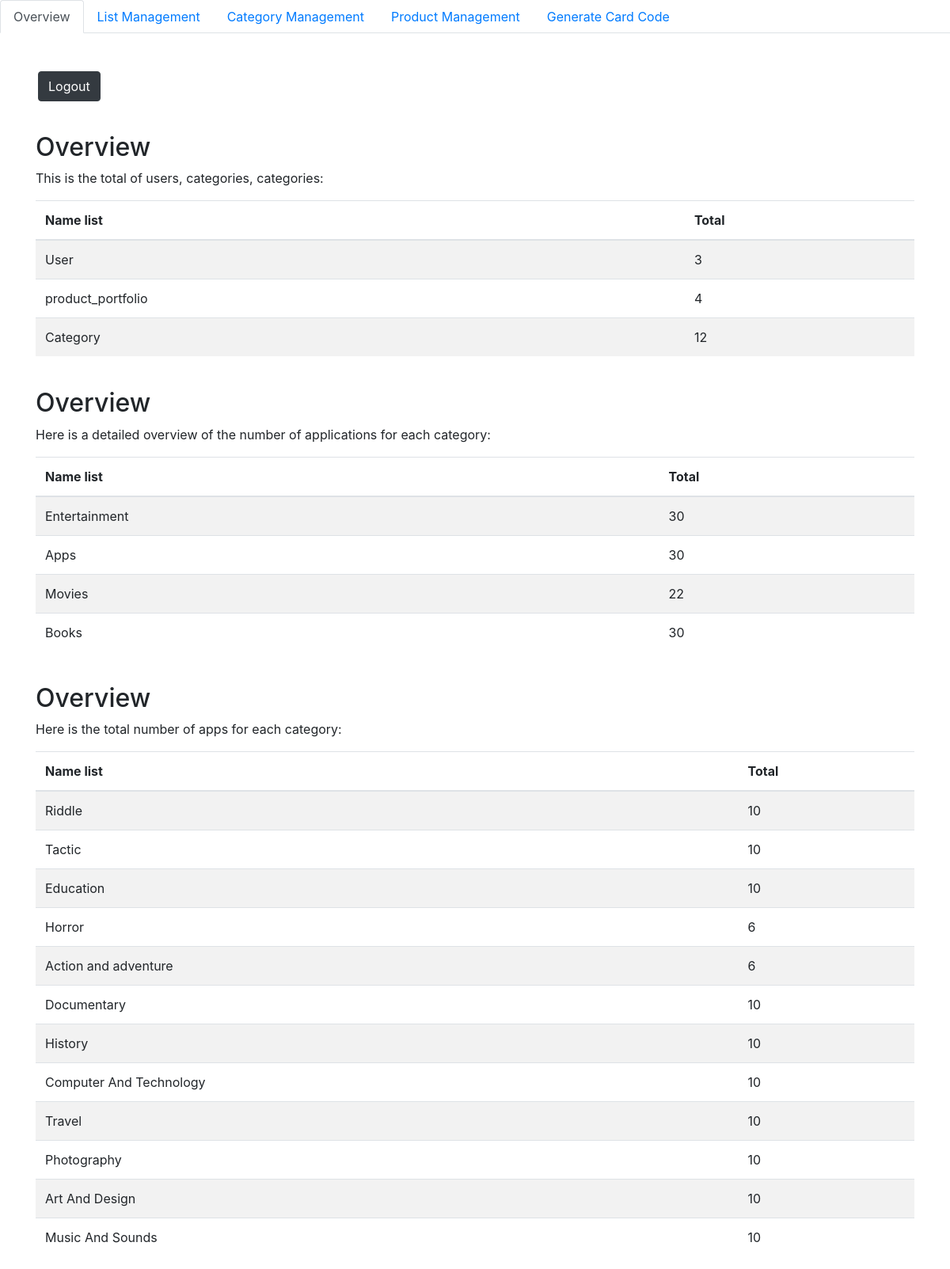
The app's page /Doan/admin/overview/index.php (signed in) with its own data.
### tables this page shows
CREATE TABLE `product_p` (
  `id` int(11) NOT NULL,
  `name` varchar(50) NOT NULL,
  `created_at` datetime DEFAULT NULL,
  `updated_at` datetime DEFAULT NULL
);

CREATE TABLE `category` (
  `id` int(11) NOT NULL,
  `name` varchar(50) NOT NULL,
  `created_at` datetime DEFAULT NULL,
  `updated_at` datetime DEFAULT NULL
);

### Doan/admin/overview/index.php (the view, shortened to what this page needs)
<?php
require_once('../category/controll.php');
?>
<!DOCTYPE html>
<html lang="en">
<head>
  <link rel="stylesheet" href="https://maxcdn.bootstrapcdn.com/bootstrap/4.5.2/css/bootstrap.min.css">
</head>
<body>
  <ul class="nav nav-tabs">
    <li class="nav-item">
      <a class="nav-link active" href="#">Overview</a>
    </li>
    <li class="nav-item">
      <a class="nav-link" href="../product_portfolio/">List Management</a>
    </li>
    <li class="nav-item">
      <a class="nav-link " href="#">Category Management</a>
    </li>
    <li class="nav-item">
      <a class="nav-link" href="../product/">Product Management</a>
    </li>
    <li class="nav-item">
      <a class="nav-link " href="../addcard">Generate Card Code</a>
    </li>
  </ul>
  <br>
  <br>
  <a href="../category/logout.php">
    <button class="btn btn-dark ml-5 " style="margin-bottom: 15px;">Logout</button>
  </a>
  <br>
  <br>
  <div class="container">
    <h2>Overview</h2>
    <p>This is the total of users, categories, categories: </p>
    <table class="table table-striped">
      <thead>
        <tr>
          <th>Name list</th>
          <th></th>
          <th>Total</th>
        </tr>
      </thead>
      <?php
      $check = "SELECT * FROM usertable";
      $_sql = mysqli_query($con, $check);
      $num = mysqli_num_rows($_sql);
      $check1 = "SELECT * FROM product_p";
      $_sql1 = mysqli_query($con, $check1);
      $num1 = mysqli_num_rows($_sql1);
      $check2 = "SELECT * FROM category";
      $_sql2 = mysqli_query($con, $check2);
      $num2 = mysqli_num_rows($_sql2);
      ?>
      <tbody>
        <tr>
          <td>User</td>
          <td></td>
          <td><?php echo $num ?></td>
        </tr>
        <tr>
          <td>product_portfolio</td>
          <td></td>
          <td><?php echo $num1 ?></td>
        </tr>
        <tr>
          <td>Category</td>
          <td></td>
          <td><?php echo $num2 ?></td>
        </tr>
      </tbody>
    </table>
  </div>
  <br>
  <div class="container">
    <h2>Overview</h2>
    <p>Here is a detailed overview of the number of applications for each category:</p>
    <table class="table table-striped">
      <thead>
        <tr>
          <th>Name list</th>
          <th></th>
          <th>Total</th>
        </tr>
      </thead>
      <tbody>
        <?php
        $check = "SELECT * FROM product_p";
        $_sql = mysqli_query($con, $check);
        while ($fecth = mysqli_fetch_assoc($_sql)) {
          $id_product = $fecth['id'];
          $select = "SELECT * FROM product where id_product = $id_product";
          $result = mysqli_query($con, $select);
          $num = mysqli_num_rows($result);
        ?>
          <tr>
            <td><?php echo $fecth['name'] ?></td>
            <td></td>
            <td><?php echo $num ?></td>
          </tr>
        <?php
        }
        ?>
      </tbody>
    </table>
  </div>
  <br>
  <div class="container">
    <h2>Overview</h2>
    <p>Here is the total number of apps for each category:</p>
    <table class="table table-striped">
      <thead>
        <tr>
          <th>Name list</th>
          <th></th>
          <th>Total</th>
        </tr>
      </thead>
      <tbody>
        <?php
        $check = "SELECT * FROM category";
        $_sql = mysqli_query($con, $check);
        while ($fecth = mysqli_fetch_assoc($_sql)) {
          $id_category = $fecth['id'];
          $select = "SELECT * FROM product where id_category = $id_category";
          $result = mysqli_query($con, $select);
          $num = mysqli_num_rows($result);
        ?>
          <tr>
            <td><?php echo $fecth['name'] ?></td>
            <td></td>
            <td><?php echo $num ?></td>
          </tr>
        <?php
        }
        ?>
      </tbody>
    </table>
  </div>
</body>
</html>

### records on screen
product_p: name "Entertainment", num "30"
product_p: name "Apps", num "30"
product_p: name "Movies", num "22"
product_p: name "Books", num "30"
category: name "Riddle", num "10"
category: name "Tactic", num "10"
category: name "Education", num "10"
category: name "Horror", num "6"
category: name "Action and adventure", num "6"
category: name "Documentary", num "10"
category: name "History", num "10"
category: name "Computer And Technology", num "10"
category: name "Travel", num "10"
category: name "Photography", num "10"
category: name "Art And Design", num "10"
category: name "Music And Sounds", num "10"

### other values on screen
$num "3"
$num1 "4"
$num2 "12"
